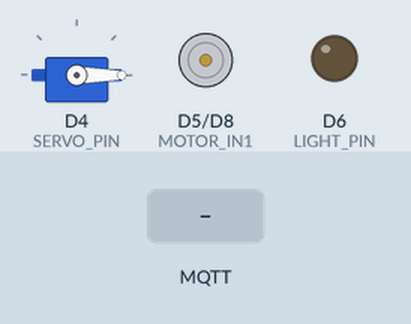
This sketch was run on a simulated ESP8266 (Wemos D1 mini). Shown: servo, motor-driver pin pairs drawn as motors (green arrow = first pin HIGH = forward, orange = second pin HIGH = backward, longer = more drive, scaled by the enable pin), output pins drawn as LEDs (lit = HIGH). The test bench sets the inputs (shaded band). WiFi joins after 1.5 s; servers stay silent unless stated; no MQTT or app messages arrive unless stated; what the sketch prints to the serial monitor is not drawn.

Above: at 2.7 s.
2.8 s: MQTT message "OPEN" arrives on the first subscribed topic
At 5.6 s:
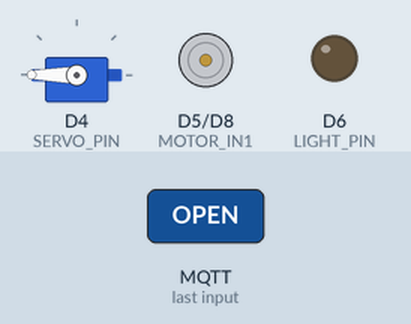
5.8 s: MQTT message "ON" arrives on the second subscribed topic
At 6.8 s:
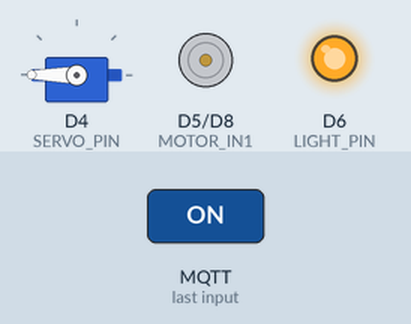
7.3 s: MQTT message "CLOSE" arrives on the first subscribed topic
At 7.9 s:
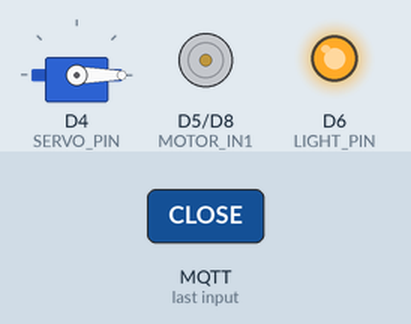
8.8 s: MQTT message "ON" arrives on the third subscribed topic
At 9.1 s:
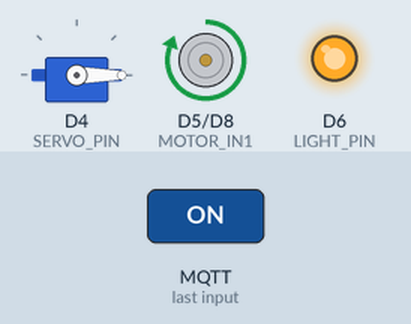
10.3 s: MQTT message "OFF" arrives on the second subscribed topic
At 11.4 s:
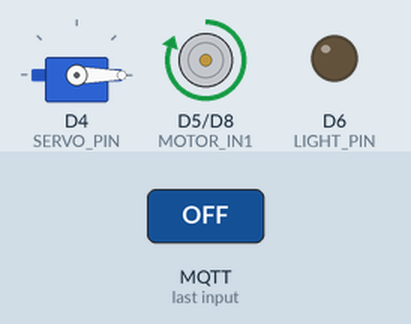
11.8 s: MQTT message "OPEN" arrives on the first subscribed topic
At 12.6 s:
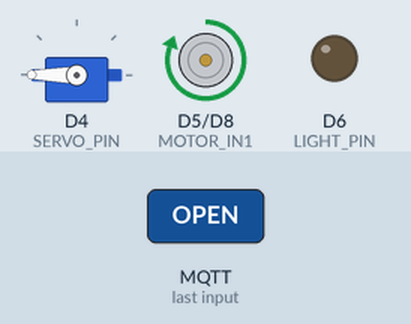
Timing chart, 0 to 14.3 s (numbered marks = the images above; inputs shaded):
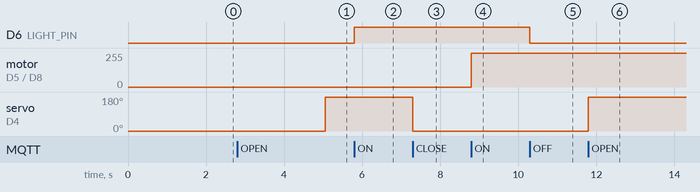

The sketch:

home_automation.ino
```cpp
/*******************************************************
 * AetherHome ESP8266 MQTT Controller - ON/OFF Motor
 * Using L293D Motor Driver Module (M1 M2 IN1 IN2 EN1)
 *******************************************************/

#include <ESP8266WiFi.h>
#include <WiFiClientSecure.h>
#include <PubSubClient.h>
#include <Servo.h>

/* =========================
   == Configuration ==
   ========================= */
// WiFi Configuration
const char* WIFI_SSID = "your_ssid";
const char* WIFI_PASS = "your_password";

// MQTT Configuration (TLS)
const char* MQTT_HOST = "mqtt.example.com";
const int   MQTT_PORT = 8883;
const char* MQTT_USER = "mqtt_user";
const char* MQTT_PASS = "mqtt_password";
const char* CLIENT_ID  = "AetherHome_ESP8266_001";

// Topics
const char* TOPIC_DOOR      = "home/livingroom/door/set";
const char* TOPIC_LIGHT     = "home/livingroom/light/set";
const char* TOPIC_FAN_POWER = "home/livingroom/fan/set";
const char* TOPIC_STATUS    = "home/livingroom/status";

/* =========================
   == Pin Definitions ==
   ========================= */
// Note: D# names allowed on ESP8266 (NodeMCU/WeMos)
#define SERVO_PIN   D4
#define LIGHT_PIN   D6

// L293D Motor Pins (Revised)
#define MOTOR_EN1   D7     // Enable pin (EN1)
#define MOTOR_IN1   D5     // Input 1 (IN1)
#define MOTOR_IN2   D8     // Input 2 (IN2)

// Servo positions
#define DOOR_OPEN     180
#define DOOR_CLOSED   0

/* =========================
   == Globals ==
   ========================= */
WiFiClientSecure espClient;
PubSubClient mqtt(espClient);
Servo doorServo;

bool lightState = false;
bool fanState   = false;

// Non-blocking reconnect timing
unsigned long lastMqttReconnectAttempt = 0;
const unsigned long MQTT_RECONNECT_INTERVAL = 5000; // ms

/* =========================
   == Function prototypes ==
   ========================= */
void setupWiFi();
void connectMQTT_ifNeeded();
bool connectMQTT();
void mqttCallback(char* topic, byte* payload, unsigned int length);
void handleDoor(const String &cmd);
void handleLight(const String &cmd);
void handleFan(const String &cmd);
void publishStatus(const char* status);

/* =========================
   == Setup ==
   ========================= */
void setup() {
  Serial.begin(115200);
  delay(50);
  Serial.println();
  Serial.println("AetherHome ESP8266 Starting...");

  // Servo
  doorServo.attach(SERVO_PIN);
  doorServo.write(DOOR_CLOSED);

  // Light pin
  pinMode(LIGHT_PIN, OUTPUT);
  digitalWrite(LIGHT_PIN, LOW);

  // Motor (L293D) pins
  pinMode(MOTOR_EN1, OUTPUT);
  pinMode(MOTOR_IN1, OUTPUT);
  pinMode(MOTOR_IN2, OUTPUT);
  // Ensure motor is OFF initially
  digitalWrite(MOTOR_EN1, LOW);
  digitalWrite(MOTOR_IN1, LOW);
  digitalWrite(MOTOR_IN2, LOW);

  // WiFi + MQTT setup
  setupWiFi();
  espClient.setInsecure(); // NOTE: Insecure TLS; replace with proper cert handling for production
  mqtt.setServer(MQTT_HOST, MQTT_PORT);
  mqtt.setCallback(mqttCallback);

  // Try initial MQTT connect (non-blocking will manage retries)
  connectMQTT_ifNeeded();
}

/* =========================
   == Main Loop ==
   ========================= */
void loop() {
  // Keep MQTT connection alive and process incoming messages
  connectMQTT_ifNeeded();
  if (mqtt.connected()) {
    mqtt.loop();
  }

  // ... add other periodic tasks here (e.g., status heartbeat)
}

/* =========================
   == WiFi & MQTT Helpers ==
   ========================= */
void setupWiFi() {
  WiFi.mode(WIFI_STA);
  WiFi.begin(WIFI_SSID, WIFI_PASS);
  Serial.print("Connecting to WiFi");
  unsigned long start = millis();
  const unsigned long WIFI_TIMEOUT = 15000; // 15s timeout
  while (WiFi.status() != WL_CONNECTED) {
    delay(250);
    Serial.print(".");
    if (millis() - start > WIFI_TIMEOUT) {
      Serial.println("\nWiFi connection timeout - retrying...");
      start = millis();
    }
  }
  Serial.println("\nWiFi Connected");
  Serial.print("IP: ");
  Serial.println(WiFi.localIP());
}

void connectMQTT_ifNeeded() {
  if (mqtt.connected()) return;

  if (millis() - lastMqttReconnectAttempt < MQTT_RECONNECT_INTERVAL) return;
  lastMqttReconnectAttempt = millis();

  Serial.println("Attempting MQTT connection...");
  if (connectMQTT()) {
    Serial.println("MQTT connected.");
  } else {
    Serial.println("MQTT connect failed - will retry.");
  }
}

bool connectMQTT() {
  if (mqtt.connect(CLIENT_ID, MQTT_USER, MQTT_PASS)) {
    // Subscribe to topics
    mqtt.subscribe(TOPIC_DOOR);
    mqtt.subscribe(TOPIC_LIGHT);
    mqtt.subscribe(TOPIC_FAN_POWER);

    // Publish online status
    mqtt.publish(TOPIC_STATUS, "online", true);
    return true;
  }
  return false;
}

/* =========================
   == MQTT Callback ==
   ========================= */
void mqttCallback(char* topic, byte* payload, unsigned int length) {
  String message;
  message.reserve(length + 1);
  for (unsigned int i = 0; i < length; ++i) message += (char)payload[i];
  message.trim();

  Serial.print("MQTT msg: [");
  Serial.print(topic);
  Serial.print("] -> ");
  Serial.println(message);

  String t = String(topic);
  if (t == TOPIC_DOOR)      handleDoor(message);
  else if (t == TOPIC_LIGHT) handleLight(message);
  else if (t == TOPIC_FAN_POWER) handleFan(message);
}

/* =========================
   == Device Handlers ==
   ========================= */
void handleDoor(const String &cmdRaw) {
  String cmd = cmdRaw;
  cmd.toUpperCase();
  if (cmd == "OPEN") {
    doorServo.write(DOOR_OPEN);
    publishStatus("door_open");
    Serial.println("Door: OPEN");
  } else if (cmd == "CLOSE") {
    doorServo.write(DOOR_CLOSED);
    publishStatus("door_closed");
    Serial.println("Door: CLOSE");
  } else {
    Serial.println("Door: Unknown command");
  }
}

void handleLight(const String &cmdRaw) {
  String cmd = cmdRaw;
  cmd.toUpperCase();
  if (cmd == "ON") {
    digitalWrite(LIGHT_PIN, HIGH);
    lightState = true;
    publishStatus("light_on");
    Serial.println("Light: ON");
  } else if (cmd == "OFF") {
    digitalWrite(LIGHT_PIN, LOW);
    lightState = false;
    publishStatus("light_off");
    Serial.println("Light: OFF");
  } else {
    Serial.println("Light: Unknown command");
  }
}

void handleFan(const String &cmdRaw) {
  String cmd = cmdRaw;
  cmd.toUpperCase();
  if (cmd == "ON") {
    // L293D: set direction IN1 HIGH, IN2 LOW, enable HIGH
    digitalWrite(MOTOR_IN1, HIGH);
    digitalWrite(MOTOR_IN2, LOW);
    digitalWrite(MOTOR_EN1, HIGH);
    fanState = true;
    publishStatus("fan_on");
    Serial.println("Fan: ON");
  } else if (cmd == "OFF") {
    // stop motor
    digitalWrite(MOTOR_EN1, LOW);
    digitalWrite(MOTOR_IN1, LOW);
    digitalWrite(MOTOR_IN2, LOW);
    fanState = false;
    publishStatus("fan_off");
    Serial.println("Fan: OFF");
  } else {
    Serial.println("Fan: Unknown command");
  }
}

/* =========================
   == Utility ==
   ========================= */
void publishStatus(const char* status) {
  if (mqtt.connected()) {
    mqtt.publish(TOPIC_STATUS, status, true);
  }
}
```

Measured:
- after the input at 2.8 s, servo on D4 (SERVO_PIN): 0° → 180° after 2.3 s
- after the input at 5.8 s, D6 (LIGHT_PIN): LOW → HIGH at once
- after the input at 7.3 s, servo on D4 (SERVO_PIN): 180° → 0° at once
- after the input at 8.8 s, motor on D5 (MOTOR_IN1) / D8 (MOTOR_IN2): stopped → forward 255/255 at once
- after the input at 10.3 s, D6 (LIGHT_PIN): HIGH → LOW at once
- after the input at 11.8 s, servo on D4 (SERVO_PIN): 0° → 180° at once
